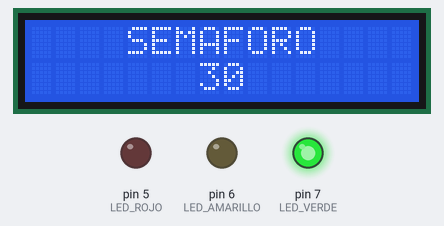
This sketch was run on a simulated Arduino Uno, built with avr-gcc and run on an emulated ATmega328P. On the bench: 16×2 character LCD, output pins drawn as LEDs (lit = HIGH).

Above: at 0.1 s.
At 7.1 s:
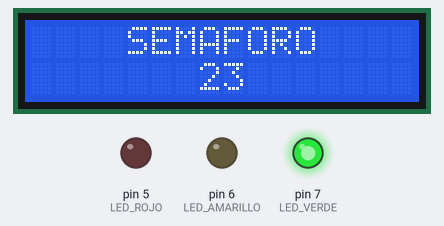
At 15.2 s:
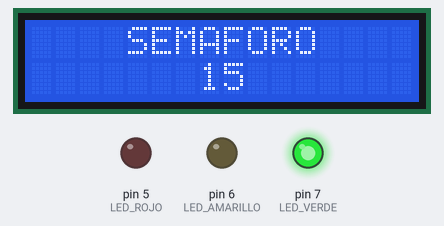
At 22.2 s:
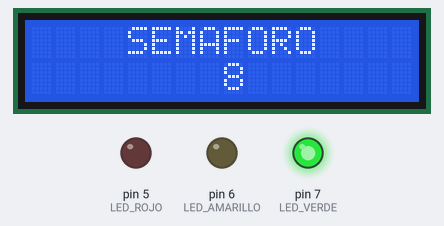
At 30.3 s:
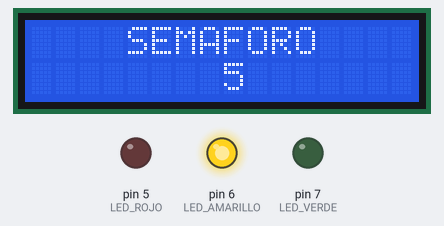
At 38.3 s:
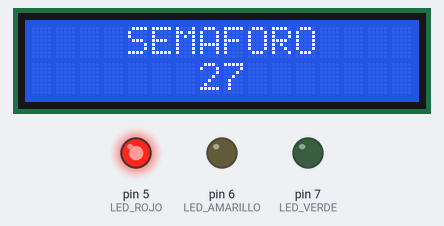
Timing chart, 0 to 39.8 s (numbered marks = the images above):
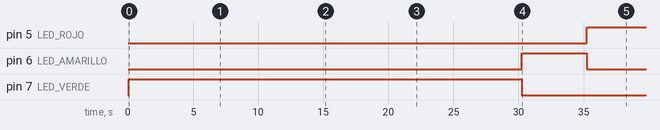

The sketch:

SemaforoLCD.ino
```cpp
#include <Wire.h>
#include <LiquidCrystal_I2C.h>

LiquidCrystal_I2C lcd(0x20,16,2);

int LED_ROJO = 5;
int LED_AMARILLO = 6;
int LED_VERDE = 7;
int tiempo_restante = 0;

void setup() {
  lcd.init();
  lcd.backlight();
  lcd.setCursor(4,0);
  lcd.print("SEMAFORO");
  pinMode(LED_ROJO, OUTPUT);
  pinMode(LED_AMARILLO, OUTPUT);
  pinMode(LED_VERDE, OUTPUT);
}

void loop() {
  for(int i = 0; i < 3; i++) {
    if(i == 0) {
      digitalWrite(LED_VERDE, HIGH);
      tiempo_restante = 30;
       while(tiempo_restante > 0) {
          if(tiempo_restante>=10){
            lcd.setCursor(7,1);
            lcd.print(tiempo_restante);
            delay(1000);
            tiempo_restante--;
          }else{
            lcd.clear();
            lcd.setCursor(4,0);
            lcd.print("SEMAFORO");
            lcd.setCursor(8,1);
            lcd.print(tiempo_restante);
            delay(1000);
            tiempo_restante--;
          }
     	}
   	 }
     else if(i == 1) {
        digitalWrite(LED_VERDE, LOW);
        digitalWrite(LED_AMARILLO, HIGH);
        tiempo_restante = 5;
        while(tiempo_restante > 0) {
          lcd.setCursor(8,1);
          lcd.print(tiempo_restante);
          delay(1000);
          tiempo_restante--;
        }
       }
        else if(i == 2) {
          digitalWrite(LED_AMARILLO, LOW);
          digitalWrite(LED_ROJO, HIGH);
          tiempo_restante = 30;
          while(tiempo_restante > 0) {
            if(tiempo_restante>=10){
              lcd.setCursor(7,1);
              lcd.print(tiempo_restante);
              delay(1000);
              tiempo_restante--;
            }else{
              lcd.clear();
              lcd.setCursor(4,0);
              lcd.print("SEMAFORO");
              lcd.setCursor(8,1);
              lcd.print(tiempo_restante);
              delay(1000);
              tiempo_restante--;
            }
          }
        }
  }
}
```

Measured:
- by itself, pin 5 (LED_ROJO): LOW → HIGH at 35.3 s
- by itself, pin 6 (LED_AMARILLO): LOW → HIGH at 30.2 s, → LOW 5.0 s later
- by itself, pin 7 (LED_VERDE): LOW → HIGH at 0.07 s, → LOW 30.2 s later
- what the display in image 1 shows lasts 1.0 s, from 7.1 s to 8.1 s
